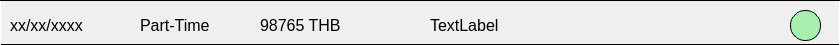
<?xml version="1.0" encoding="UTF-8"?>
<ui version="4.0">
 <class>expense_form</class>
 <widget class="QWidget" name="expense_form">
  <property name="geometry">
   <rect>
    <x>0</x>
    <y>0</y>
    <width>840</width>
    <height>45</height>
   </rect>
  </property>
  <property name="minimumSize">
   <size>
    <width>840</width>
    <height>45</height>
   </size>
  </property>
  <property name="maximumSize">
   <size>
    <width>840</width>
    <height>45</height>
   </size>
  </property>
  <property name="windowTitle">
   <string>Form</string>
  </property>
  <property name="styleSheet">
   <string notr="true">#expense_form{
border: 1px solid black;
border-color: black white black white;
}</string>
  </property>
  <widget class="QLabel" name="date_label">
   <property name="geometry">
    <rect>
     <x>10</x>
     <y>10</y>
     <width>121</width>
     <height>31</height>
    </rect>
   </property>
   <property name="font">
    <font>
     <pointsize>12</pointsize>
    </font>
   </property>
   <property name="text">
    <string>xx/xx/xxxx</string>
   </property>
  </widget>
  <widget class="QLabel" name="category_label">
   <property name="geometry">
    <rect>
     <x>140</x>
     <y>10</y>
     <width>111</width>
     <height>31</height>
    </rect>
   </property>
   <property name="font">
    <font>
     <pointsize>12</pointsize>
    </font>
   </property>
   <property name="text">
    <string>Part-Time</string>
   </property>
  </widget>
  <widget class="QLabel" name="amount_label">
   <property name="geometry">
    <rect>
     <x>260</x>
     <y>10</y>
     <width>171</width>
     <height>31</height>
    </rect>
   </property>
   <property name="font">
    <font>
     <pointsize>12</pointsize>
    </font>
   </property>
   <property name="text">
    <string>98765 THB</string>
   </property>
  </widget>
  <widget class="QPushButton" name="option_btn">
   <property name="geometry">
    <rect>
     <x>790</x>
     <y>10</y>
     <width>31</width>
     <height>31</height>
    </rect>
   </property>
   <property name="styleSheet">
    <string notr="true">border :1px solid black;
border-radius:15px;
background-color:#A7F0AE;</string>
   </property>
   <property name="text">
    <string/>
   </property>
   <property name="icon">
    <iconset resource="resource.qrc">
     <normaloff>:/black/icon/White/more-vertical.svg</normaloff>:/black/icon/White/more-vertical.svg</iconset>
   </property>
  </widget>
  <widget class="QLabel" name="budget_label">
   <property name="geometry">
    <rect>
     <x>430</x>
     <y>15</y>
     <width>351</width>
     <height>21</height>
    </rect>
   </property>
   <property name="font">
    <font>
     <pointsize>12</pointsize>
    </font>
   </property>
   <property name="text">
    <string>TextLabel</string>
   </property>
  </widget>
 </widget>
 <resources>
  <include location="resource.qrc"/>
 </resources>
 <connections/>
</ui>
